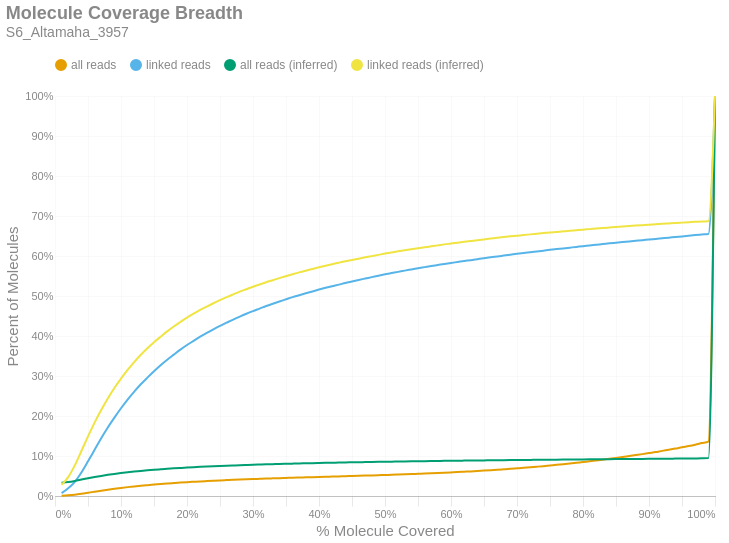

The notebook cell saved with this chart:
### Markdown cell above
### Molecule Read Coverage
This chart shows molecule coverage breadth as computed by the number of bases aligned to that molecule. In other words, "*how much of each unique long molecule is actually sequenced/aligned?*" Keep in mind there is a distinction between sequences and alignments, since some sequences belonging to a particular molecule may not align well and wouldn't appear in the alignment data. This chart also shows molecule coverage breadth as computed by the *inferred fragment* from which the aligned sequences originate. Unlike read coverage, this calculation takes into account the total insert size, including unsequenced gaps between the forward and reverse reads. Like the previous figures, these are cumulative percents.

### Code cell
if SKIPLR:
    print_html(f"Skipped")
else:
    binned_df = consolidated_hist(valids['coverage_bp'], mask, 0.01, True)
    binned_df_inf = consolidated_hist(valids['coverage_inserts'], mask, 0.01, True)
    binned_df = binned_df.with_columns(pl.lit(binned_df_inf['all reads (cumsum)']).alias('all reads (inferred)'))
    binned_df = binned_df.with_columns(pl.lit(binned_df_inf['linked reads (cumsum)']).alias('linked reads (inferred)'))
    binned_df = binned_df.with_columns(
        (pl.col('bin').cast(pl.Float64) + 0.01).alias('right_edge')
    )

    with SafeRender(binned_df):
        (
            density_plot(binned_df, 'Molecule Coverage Breadth', samplename, 'molcov', ['all reads (inferred)','linked reads (inferred)'])
            .encode(
                #x=alt.X('bin:Q', title="% Molecule Covered").axis(format = '%').scale(padding=0),
                x=alt.X('right_edge:Q', title="% Molecule Covered").axis(format='%').scale(padding=0),
                y=alt.Y('value:Q', title='Percent of Molecules')
                    .axis(format='%')
                    .stack(False)
                    .scale(domainMin=0, padding=0),
                color=alt.Color("key:N").scale(domain = ["all reads", "linked reads", "all reads (inferred)", "linked reads (inferred)"]),
                tooltip = [
                    alt.Tooltip("key:N", title = "Data Type"),
                    alt.Tooltip("range_label:N", title="% Molecule Covered"),
                    alt.Tooltip("value:Q", format = ".2%", title="% Molecules")
                ]
            )
        ).display()

### Figure 1 — Vega-Lite specification as saved in the notebook (floating-point values rounded to 4 significant figures)
{"width": "container", "height": 400, "config": {"title": {"anchor": "start", "dy": -15, "fontSize": 18, "color": "#888888", "subtitleColor": "#888888", "subtitleFontSize": 14}, "arc": {"fill": "#0072B2"}, "axis": {"domainColor": "#888888", "domainWidth": 0.5, "gridWidth": 0.2, "grid": false, "titleFontWeight": 400, "titleFontSize": 15, "labelFontSize": 11, "labelColor": "#888888", "tickColor": "#888888", "tickWidth": 0.2, "titleColor": "#888888"}, "axisBand": {"grid": false}, "axisX": {"grid": true, "tickSize": 10, "domainCap": "round"}, "axisY": {"domain": false, "grid": true, "tickSize": 0, "domainCap": "round"}, "background": "transparent", "header": {"labelFontSize": 15, "labelColor": "#888888", "titleFontSize": 15, "titleFontWeight": 600, "titleColor": "#888888"}, "legend": {"labelFont": "sans-serif", "labelFontSize": 12, "labelColor": "#888888", "symbolSize": 100, "symbolType": "circle", "titleFontSize": 12, "titlePadding": 10, "titleColor": "#888888", "title": null, "orient": "top"}, "range": {"category": ["#E69F00", "#56B4E9", "#009E73", "#F0E442", "#0072B2", "#D55E00", "#CC79A7", "#000000"], "diverging": ["#cfe8f3", "#a2d4ec", "#73bfe2", "#46abdb", "#1696d2", "#12719e"]}, "area": {"fill": "#0072B2", "fillOpacity": 0.7, "line": true, "strokeOpacity": 0.7}, "line": {"color": "#0072B2", "stroke": "#0072B2", "strokeWidth": 2}, "trail": {"color": "#0072B2", "stroke": "#0072B2", "strokeWidth": 0, "size": 1}, "point": {"filled": true, "fillOpacity": 1.0, "size": 95}, "text": {"color": "#888888", "fontSize": 11, "align": "right", "fontWeight": 400, "size": 11}, "bar": {"fill": "#0072B2", "stroke": null}, "view": {"stroke": null, "continuousWidth": 660, "continuousHeight": 400}}, "data": {"name": "data-7b4c481ed960f44f51da92b82fd5bd51"}, "mark": {"type": "line", "interpolate": "monotone", "point": {"opacity": 0, "size": 275}}, "encoding": {"color": {"field": "key", "scale": {"domain": ["all reads", "linked reads", "all reads (inferred)", "linked reads (inferred)"]}, "type": "nominal"}, "tooltip": [{"field": "key", "title": "Data Type", "type": "nominal"}, {"field": "range_label", "title": "% Molecule Covered", "type": "nominal"}, {"field": "value", "format": ".2%", "title": "% Molecules", "type": "quantitative"}], "x": {"axis": {"format": "%"}, "field": "right_edge", "scale": {"padding": 0}, "title": "% Molecule Covered", "type": "quantitative"}, "y": {"axis": {"format": "%"}, "field": "value", "scale": {"domainMin": 0, "padding": 0}, "stack": false, "title": "Percent of Molecules", "type": "quantitative"}}, "params": [{"name": "param_c36ac31b6afebe62", "select": {"type": "point", "fields": ["key"]}, "bind": "legend"}], "title": {"text": "Molecule Coverage Breadth", "subtitle": "S6_Altamaha_3957"}, "transform": [{"fold": ["all reads (cumsum)", "linked reads (cumsum)", "all reads (inferred)", "linked reads (inferred)"]}, {"calculate": "replace(datum.key, ' (cumsum)', '')", "as": "key"}, {"filter": {"param": "param_c36ac31b6afebe62"}}], "usermeta": {"embedOptions": {"downloadFileName": "S6_Altamaha_3957.molcov"}}, "$schema": "https://vega.github.io/schema/vega-lite/v6.1.0.json", "datasets": {"data-7b4c481ed960f44f51da92b82fd5bd51": [{"bin": "0.0", "interval": "0.0-0.01", "all reads": 0.0007143, "linked reads": 0.007012, "all reads (cumsum)": 0.0007143, "linked reads (cumsum)": 0.007012, "range_label": "0.0-0.01", "all reads (inferred)": 0.03323, "linked reads (inferred)": 0.02792, "right_edge": 0.01}, {"bin": "0.01", "interval": "0.01-0.02", "all reads": 0.001165, "linked reads": 0.01216, "all reads (cumsum)": 0.00188, "linked reads (cumsum)": 0.01918, "range_label": "0.01-0.02", "all reads (inferred)": 0.03503, "linked reads (inferred)": 0.04721, "right_edge": 0.02}, {"bin": "0.02", "interval": "0.02-0.03", "all reads": 0.001537, "linked reads": 0.01633, "all reads (cumsum)": 0.003417, "linked reads (cumsum)": 0.0355, "range_label": "0.02-0.03", "all reads (inferred)": 0.03772, "linked reads (inferred)": 0.0765, "right_edge": 0.03}, {"bin": "0.03", "interval": "0.03-0.04", "all reads": 0.002158, "linked reads": 0.02336, "all reads (cumsum)": 0.005575, "linked reads (cumsum)": 0.05886, "range_label": "0.03-0.04", "all reads (inferred)": 0.04099, "linked reads (inferred)": 0.1125, "right_edge": 0.04}, {"bin": "0.04", "interval": "0.04-0.05", "all reads": 0.002547, "linked reads": 0.02782, "all reads (cumsum)": 0.008122, "linked reads (cumsum)": 0.08668, "range_label": "0.04-0.05", "all reads (inferred)": 0.04429, "linked reads (inferred)": 0.1489, "right_edge": 0.05}, {"bin": "0.05", "interval": "0.05-0.06", "all reads": 0.002641, "linked reads": 0.02886, "all reads (cumsum)": 0.01076, "linked reads (cumsum)": 0.1155, "range_label": "0.05-0.06", "all reads (inferred)": 0.04742, "linked reads (inferred)": 0.1835, "right_edge": 0.06}, {"bin": "0.06", "interval": "0.06-0.07", "all reads": 0.002616, "linked reads": 0.02879, "all reads (cumsum)": 0.01338, "linked reads (cumsum)": 0.1443, "range_label": "0.06-0.07", "all reads (inferred)": 0.05026, "linked reads (inferred)": 0.2149, "right_edge": 0.07}, {"bin": "0.07", "interval": "0.07-0.08", "all reads": 0.002451, "linked reads": 0.02697, "all reads (cumsum)": 0.01583, "linked reads (cumsum)": 0.1713, "range_label": "0.07-0.08", "all reads (inferred)": 0.05287, "linked reads (inferred)": 0.2438, "right_edge": 0.08}, {"bin": "0.08", "interval": "0.08-0.09", "all reads": 0.002247, "linked reads": 0.02468, "all reads (cumsum)": 0.01808, "linked reads (cumsum)": 0.196, "range_label": "0.08-0.09", "all reads (inferred)": 0.05523, "linked reads (inferred)": 0.27, "right_edge": 0.09}, {"bin": "0.09", "interval": "0.09-0.1", "all reads": 0.002138, "linked reads": 0.02349, "all reads (cumsum)": 0.02021, "linked reads (cumsum)": 0.2195, "range_label": "0.09-0.1", "all reads (inferred)": 0.05732, "linked reads (inferred)": 0.2932, "right_edge": 0.1}, {"bin": "0.1", "interval": "0.1-0.11", "all reads": 0.001976, "linked reads": 0.02178, "all reads (cumsum)": 0.02219, "linked reads (cumsum)": 0.2412, "range_label": "0.1-0.11", "all reads (inferred)": 0.05929, "linked reads (inferred)": 0.3151, "right_edge": 0.11}, {"bin": "0.11", "interval": "0.11-0.12", "all reads": 0.001778, "linked reads": 0.01957, "all reads (cumsum)": 0.02397, "linked reads (cumsum)": 0.2608, "range_label": "0.11-0.12", "all reads (inferred)": 0.06108, "linked reads (inferred)": 0.3349, "right_edge": 0.12}, {"bin": "0.12", "interval": "0.12-0.13", "all reads": 0.001683, "linked reads": 0.0185, "all reads (cumsum)": 0.02565, "linked reads (cumsum)": 0.2793, "range_label": "0.12-0.13", "all reads (inferred)": 0.06272, "linked reads (inferred)": 0.353, "right_edge": 0.13}, {"bin": "0.13", "interval": "0.13-0.14", "all reads": 0.001513, "linked reads": 0.01663, "all reads (cumsum)": 0.02716, "linked reads (cumsum)": 0.2959, "range_label": "0.13-0.14", "all reads (inferred)": 0.06419, "linked reads (inferred)": 0.3694, "right_edge": 0.14}, {"bin": "0.14", "interval": "0.14-0.15", "all reads": 0.001455, "linked reads": 0.016, "all reads (cumsum)": 0.02862, "linked reads (cumsum)": 0.3119, "range_label": "0.14-0.15", "all reads (inferred)": 0.06556, "linked reads (inferred)": 0.3845, "right_edge": 0.15}, {"bin": "0.15", "interval": "0.15-0.16", "all reads": 0.001354, "linked reads": 0.01493, "all reads (cumsum)": 0.02997, "linked reads (cumsum)": 0.3269, "range_label": "0.15-0.16", "all reads (inferred)": 0.06679, "linked reads (inferred)": 0.3982, "right_edge": 0.16}, {"bin": "0.16", "interval": "0.16-0.17", "all reads": 0.001268, "linked reads": 0.01392, "all reads (cumsum)": 0.03124, "linked reads (cumsum)": 0.3408, "range_label": "0.16-0.17", "all reads (inferred)": 0.06799, "linked reads (inferred)": 0.4115, "right_edge": 0.17}, {"bin": "0.17", "interval": "0.17-0.18", "all reads": 0.001155, "linked reads": 0.01263, "all reads (cumsum)": 0.0324, "linked reads (cumsum)": 0.3534, "range_label": "0.17-0.18", "all reads (inferred)": 0.06909, "linked reads (inferred)": 0.4237, "right_edge": 0.18}, {"bin": "0.18", "interval": "0.18-0.19", "all reads": 0.001131, "linked reads": 0.01242, "all reads (cumsum)": 0.03353, "linked reads (cumsum)": 0.3658, "range_label": "0.18-0.19", "all reads (inferred)": 0.0701, "linked reads (inferred)": 0.4349, "right_edge": 0.19}, {"bin": "0.19", "interval": "0.19-0.2", "all reads": 0.001058, "linked reads": 0.01156, "all reads (cumsum)": 0.03458, "linked reads (cumsum)": 0.3774, "range_label": "0.19-0.2", "all reads (inferred)": 0.07108, "linked reads (inferred)": 0.4458, "right_edge": 0.2}, {"bin": "0.2", "interval": "0.2-0.21", "all reads": 0.000969, "linked reads": 0.01057, "all reads (cumsum)": 0.03555, "linked reads (cumsum)": 0.388, "range_label": "0.2-0.21", "all reads (inferred)": 0.07198, "linked reads (inferred)": 0.4557, "right_edge": 0.21}, {"bin": "0.21", "interval": "0.21-0.22", "all reads": 0.0009542, "linked reads": 0.01043, "all reads (cumsum)": 0.03651, "linked reads (cumsum)": 0.3984, "range_label": "0.21-0.22", "all reads (inferred)": 0.07282, "linked reads (inferred)": 0.4651, "right_edge": 0.22}, {"bin": "0.22", "interval": "0.22-0.23", "all reads": 0.0008448, "linked reads": 0.009305, "all reads (cumsum)": 0.03735, "linked reads (cumsum)": 0.4077, "range_label": "0.22-0.23", "all reads (inferred)": 0.0736, "linked reads (inferred)": 0.4736, "right_edge": 0.23}, {"bin": "0.23", "interval": "0.23-0.24", "all reads": 0.0008203, "linked reads": 0.008958, "all reads (cumsum)": 0.03817, "linked reads (cumsum)": 0.4167, "range_label": "0.23-0.24", "all reads (inferred)": 0.07435, "linked reads (inferred)": 0.4819, "right_edge": 0.24}, {"bin": "0.24", "interval": "0.24-0.25", "all reads": 0.0007828, "linked reads": 0.008558, "all reads (cumsum)": 0.03896, "linked reads (cumsum)": 0.4252, "range_label": "0.24-0.25", "all reads (inferred)": 0.07505, "linked reads (inferred)": 0.4896, "right_edge": 0.25}, {"bin": "0.25", "interval": "0.25-0.26", "all reads": 0.0007374, "linked reads": 0.008036, "all reads (cumsum)": 0.03969, "linked reads (cumsum)": 0.4333, "range_label": "0.25-0.26", "all reads (inferred)": 0.07572, "linked reads (inferred)": 0.4971, "right_edge": 0.26}, {"bin": "0.26", "interval": "0.26-0.27", "all reads": 0.0007294, "linked reads": 0.007909, "all reads (cumsum)": 0.04042, "linked reads (cumsum)": 0.4412, "range_label": "0.26-0.27", "all reads (inferred)": 0.07635, "linked reads (inferred)": 0.504, "right_edge": 0.27}, {"bin": "0.27", "interval": "0.27-0.28", "all reads": 0.0006897, "linked reads": 0.007434, "all reads (cumsum)": 0.04111, "linked reads (cumsum)": 0.4486, "range_label": "0.27-0.28", "all reads (inferred)": 0.07696, "linked reads (inferred)": 0.5108, "right_edge": 0.28}, {"bin": "0.28", "interval": "0.28-0.29", "all reads": 0.0006581, "linked reads": 0.007075, "all reads (cumsum)": 0.04177, "linked reads (cumsum)": 0.4557, "range_label": "0.28-0.29", "all reads (inferred)": 0.07753, "linked reads (inferred)": 0.517, "right_edge": 0.29}, {"bin": "0.29", "interval": "0.29-0.3", "all reads": 0.0006165, "linked reads": 0.006631, "all reads (cumsum)": 0.04239, "linked reads (cumsum)": 0.4623, "range_label": "0.29-0.3", "all reads (inferred)": 0.07808, "linked reads (inferred)": 0.5231, "right_edge": 0.3}, {"bin": "0.3", "interval": "0.3-0.31", "all reads": 0.0005925, "linked reads": 0.006262, "all reads (cumsum)": 0.04298, "linked reads (cumsum)": 0.4686, "range_label": "0.3-0.31", "all reads (inferred)": 0.07859, "linked reads (inferred)": 0.5288, "right_edge": 0.31}, {"bin": "0.31", "interval": "0.31-0.32", "all reads": 0.0005903, "linked reads": 0.006311, "all reads (cumsum)": 0.04357, "linked reads (cumsum)": 0.4749, "range_label": "0.31-0.32", "all reads (inferred)": 0.0791, "linked reads (inferred)": 0.5344, "right_edge": 0.32}, {"bin": "0.32", "interval": "0.32-0.33", "all reads": 0.0005473, "linked reads": 0.005846, "all reads (cumsum)": 0.04412, "linked reads (cumsum)": 0.4807, "range_label": "0.32-0.33", "all reads (inferred)": 0.07957, "linked reads (inferred)": 0.5395, "right_edge": 0.33}, {"bin": "0.33", "interval": "0.33-0.34", "all reads": 0.0005468, "linked reads": 0.005657, "all reads (cumsum)": 0.04466, "linked reads (cumsum)": 0.4864, "range_label": "0.33-0.34", "all reads (inferred)": 0.08003, "linked reads (inferred)": 0.5446, "right_edge": 0.34}, {"bin": "0.34", "interval": "0.34-0.35", "all reads": 0.0005206, "linked reads": 0.005356, "all reads (cumsum)": 0.04518, "linked reads (cumsum)": 0.4917, "range_label": "0.34-0.35", "all reads (inferred)": 0.08048, "linked reads (inferred)": 0.5495, "right_edge": 0.35}, {"bin": "0.35", "interval": "0.35-0.36", "all reads": 0.0005247, "linked reads": 0.005387, "all reads (cumsum)": 0.04571, "linked reads (cumsum)": 0.4971, "range_label": "0.35-0.36", "all reads (inferred)": 0.08093, "linked reads (inferred)": 0.5544, "right_edge": 0.36}, {"bin": "0.36", "interval": "0.36-0.37", "all reads": 0.0004801, "linked reads": 0.004844, "all reads (cumsum)": 0.04619, "linked reads (cumsum)": 0.502, "range_label": "0.36-0.37", "all reads (inferred)": 0.08135, "linked reads (inferred)": 0.5591, "right_edge": 0.37}, {"bin": "0.37", "interval": "0.37-0.38", "all reads": 0.0004804, "linked reads": 0.004769, "all reads (cumsum)": 0.04667, "linked reads (cumsum)": 0.5067, "range_label": "0.37-0.38", "all reads (inferred)": 0.08173, "linked reads (inferred)": 0.5632, "right_edge": 0.38}, {"bin": "0.38", "interval": "0.38-0.39", "all reads": 0.0004826, "linked reads": 0.004729, "all reads (cumsum)": 0.04715, "linked reads (cumsum)": 0.5115, "range_label": "0.38-0.39", "all reads (inferred)": 0.08214, "linked reads (inferred)": 0.5677, "right_edge": 0.39}, {"bin": "0.39", "interval": "0.39-0.4", "all reads": 0.0004848, "linked reads": 0.004673, "all reads (cumsum)": 0.04764, "linked reads (cumsum)": 0.5161, "range_label": "0.39-0.4", "all reads (inferred)": 0.08252, "linked reads (inferred)": 0.5718, "right_edge": 0.4}, {"bin": "0.4", "interval": "0.4-0.41", "all reads": 0.0004763, "linked reads": 0.00435, "all reads (cumsum)": 0.04811, "linked reads (cumsum)": 0.5205, "range_label": "0.4-0.41", "all reads (inferred)": 0.08288, "linked reads (inferred)": 0.5758, "right_edge": 0.41}, {"bin": "0.41", "interval": "0.41-0.42", "all reads": 0.0004534, "linked reads": 0.004059, "all reads (cumsum)": 0.04857, "linked reads (cumsum)": 0.5245, "range_label": "0.41-0.42", "all reads (inferred)": 0.08322, "linked reads (inferred)": 0.5795, "right_edge": 0.42}, {"bin": "0.42", "interval": "0.42-0.43", "all reads": 0.0004534, "linked reads": 0.003916, "all reads (cumsum)": 0.04902, "linked reads (cumsum)": 0.5285, "range_label": "0.42-0.43", "all reads (inferred)": 0.08357, "linked reads (inferred)": 0.5833, "right_edge": 0.43}, {"bin": "0.43", "interval": "0.43-0.44", "all reads": 0.0004865, "linked reads": 0.004142, "all reads (cumsum)": 0.04951, "linked reads (cumsum)": 0.5326, "range_label": "0.43-0.44", "all reads (inferred)": 0.08389, "linked reads (inferred)": 0.5868, "right_edge": 0.44}, {"bin": "0.44", "interval": "0.44-0.45", "all reads": 0.0004683, "linked reads": 0.003761, "all reads (cumsum)": 0.04997, "linked reads (cumsum)": 0.5364, "range_label": "0.44-0.45", "all reads (inferred)": 0.08418, "linked reads (inferred)": 0.59, "right_edge": 0.45}, {"bin": "0.45", "interval": "0.45-0.46", "all reads": 0.0004818, "linked reads": 0.003761, "all reads (cumsum)": 0.05046, "linked reads (cumsum)": 0.5401, "range_label": "0.45-0.46", "all reads (inferred)": 0.08449, "linked reads (inferred)": 0.5933, "right_edge": 0.46}, {"bin": "0.46", "interval": "0.46-0.47", "all reads": 0.0004865, "linked reads": 0.003547, "all reads (cumsum)": 0.05094, "linked reads (cumsum)": 0.5437, "range_label": "0.46-0.47", "all reads (inferred)": 0.08479, "linked reads (inferred)": 0.5966, "right_edge": 0.47}, {"bin": "0.47", "interval": "0.47-0.48", "all reads": 0.0005085, "linked reads": 0.003497, "all reads (cumsum)": 0.05145, "linked reads (cumsum)": 0.5472, "range_label": "0.47-0.48", "all reads (inferred)": 0.08508, "linked reads (inferred)": 0.5997, "right_edge": 0.48}, {"bin": "0.48", "interval": "0.48-0.49", "all reads": 0.0005267, "linked reads": 0.003587, "all reads (cumsum)": 0.05198, "linked reads (cumsum)": 0.5508, "range_label": "0.48-0.49", "all reads (inferred)": 0.08537, "linked reads (inferred)": 0.6028, "right_edge": 0.49}, {"bin": "0.49", "interval": "0.49-0.5", "all reads": 0.0005504, "linked reads": 0.00337, "all reads (cumsum)": 0.05253, "linked reads (cumsum)": 0.5541, "range_label": "0.49-0.5", "all reads (inferred)": 0.08566, "linked reads (inferred)": 0.606, "right_edge": 0.5}, {"bin": "0.5", "interval": "0.5-0.51", "all reads": 0.0005134, "linked reads": 0.003109, "all reads (cumsum)": 0.05304, "linked reads (cumsum)": 0.5572, "range_label": "0.5-0.51", "all reads (inferred)": 0.08593, "linked reads (inferred)": 0.6089, "right_edge": 0.51}, {"bin": "0.51", "interval": "0.51-0.52", "all reads": 0.0005658, "linked reads": 0.003084, "all reads (cumsum)": 0.05361, "linked reads (cumsum)": 0.5603, "range_label": "0.51-0.52", "all reads (inferred)": 0.08619, "linked reads (inferred)": 0.6117, "right_edge": 0.52}, {"bin": "0.52", "interval": "0.52-0.53", "all reads": 0.0005818, "linked reads": 0.003143, "all reads (cumsum)": 0.05419, "linked reads (cumsum)": 0.5635, "range_label": "0.52-0.53", "all reads (inferred)": 0.08643, "linked reads (inferred)": 0.6142, "right_edge": 0.53}, {"bin": "0.53", "interval": "0.53-0.54", "all reads": 0.0005986, "linked reads": 0.002994, "all reads (cumsum)": 0.05479, "linked reads (cumsum)": 0.5665, "range_label": "0.53-0.54", "all reads (inferred)": 0.08666, "linked reads (inferred)": 0.6167, "right_edge": 0.54}, {"bin": "0.54", "interval": "0.54-0.55", "all reads": 0.0006404, "linked reads": 0.00301, "all reads (cumsum)": 0.05543, "linked reads (cumsum)": 0.5695, "range_label": "0.54-0.55", "all reads (inferred)": 0.08691, "linked reads (inferred)": 0.6194, "right_edge": 0.55}, {"bin": "0.55", "interval": "0.55-0.56", "all reads": 0.0006366, "linked reads": 0.002721, "all reads (cumsum)": 0.05607, "linked reads (cumsum)": 0.5722, "range_label": "0.55-0.56", "all reads (inferred)": 0.08714, "linked reads (inferred)": 0.6218, "right_edge": 0.56}, {"bin": "0.56", "interval": "0.56-0.57", "all reads": 0.0006749, "linked reads": 0.002737, "all reads (cumsum)": 0.05674, "linked reads (cumsum)": 0.5749, "range_label": "0.56-0.57", "all reads (inferred)": 0.08737, "linked reads (inferred)": 0.6242, "right_edge": 0.57}, {"bin": "0.57", "interval": "0.57-0.58", "all reads": 0.0007107, "linked reads": 0.002622, "all reads (cumsum)": 0.05745, "linked reads (cumsum)": 0.5775, "range_label": "0.57-0.58", "all reads (inferred)": 0.08759, "linked reads (inferred)": 0.6266, "right_edge": 0.58}, {"bin": "0.58", "interval": "0.58-0.59", "all reads": 0.0007578, "linked reads": 0.00265, "all reads (cumsum)": 0.05821, "linked reads (cumsum)": 0.5802, "range_label": "0.58-0.59", "all reads (inferred)": 0.08783, "linked reads (inferred)": 0.6291, "right_edge": 0.59}, {"bin": "0.59", "interval": "0.59-0.6", "all reads": 0.0007886, "linked reads": 0.002495, "all reads (cumsum)": 0.059, "linked reads (cumsum)": 0.5827, "range_label": "0.59-0.6", "all reads (inferred)": 0.08803, "linked reads (inferred)": 0.6311, "right_edge": 0.6}, {"bin": "0.6", "interval": "0.6-0.61", "all reads": 0.0007974, "linked reads": 0.002343, "all reads (cumsum)": 0.05979, "linked reads (cumsum)": 0.585, "range_label": "0.6-0.61", "all reads (inferred)": 0.08824, "linked reads (inferred)": 0.6333, "right_edge": 0.61}, {"bin": "0.61", "interval": "0.61-0.62", "all reads": 0.0008748, "linked reads": 0.002386, "all reads (cumsum)": 0.06067, "linked reads (cumsum)": 0.5874, "range_label": "0.61-0.62", "all reads (inferred)": 0.08845, "linked reads (inferred)": 0.6355, "right_edge": 0.62}, {"bin": "0.62", "interval": "0.62-0.63", "all reads": 0.0008704, "linked reads": 0.002234, "all reads (cumsum)": 0.06154, "linked reads (cumsum)": 0.5897, "range_label": "0.62-0.63", "all reads (inferred)": 0.08865, "linked reads (inferred)": 0.6376, "right_edge": 0.63}, {"bin": "0.63", "interval": "0.63-0.64", "all reads": 0.0009443, "linked reads": 0.002399, "all reads (cumsum)": 0.06248, "linked reads (cumsum)": 0.5921, "range_label": "0.63-0.64", "all reads (inferred)": 0.08884, "linked reads (inferred)": 0.6396, "right_edge": 0.64}, {"bin": "0.64", "interval": "0.64-0.65", "all reads": 0.001003, "linked reads": 0.002402, "all reads (cumsum)": 0.06349, "linked reads (cumsum)": 0.5945, "range_label": "0.64-0.65", "all reads (inferred)": 0.08903, "linked reads (inferred)": 0.6415, "right_edge": 0.65}, {"bin": "0.65", "interval": "0.65-0.66", "all reads": 0.001062, "linked reads": 0.002228, "all reads (cumsum)": 0.06455, "linked reads (cumsum)": 0.5967, "range_label": "0.65-0.66", "all reads (inferred)": 0.08922, "linked reads (inferred)": 0.6435, "right_edge": 0.66}, {"bin": "0.66", "interval": "0.66-0.67", "all reads": 0.00109, "linked reads": 0.002215, "all reads (cumsum)": 0.06564, "linked reads (cumsum)": 0.5989, "range_label": "0.66-0.67", "all reads (inferred)": 0.08941, "linked reads (inferred)": 0.6455, "right_edge": 0.67}, {"bin": "0.67", "interval": "0.67-0.68", "all reads": 0.001145, "linked reads": 0.002147, "all reads (cumsum)": 0.06678, "linked reads (cumsum)": 0.601, "range_label": "0.67-0.68", "all reads (inferred)": 0.0896, "linked reads (inferred)": 0.6474, "right_edge": 0.68}, {"bin": "0.68", "interval": "0.68-0.69", "all reads": 0.001162, "linked reads": 0.002156, "all reads (cumsum)": 0.06795, "linked reads (cumsum)": 0.6032, "range_label": "0.68-0.69", "all reads (inferred)": 0.08977, "linked reads (inferred)": 0.6491, "right_edge": 0.69}, {"bin": "0.69", "interval": "0.69-0.7", "all reads": 0.001265, "linked reads": 0.002228, "all reads (cumsum)": 0.06921, "linked reads (cumsum)": 0.6054, "range_label": "0.69-0.7", "all reads (inferred)": 0.08994, "linked reads (inferred)": 0.6508, "right_edge": 0.7}, {"bin": "0.7", "interval": "0.7-0.71", "all reads": 0.001268, "linked reads": 0.001983, "all reads (cumsum)": 0.07048, "linked reads (cumsum)": 0.6074, "range_label": "0.7-0.71", "all reads (inferred)": 0.0901, "linked reads (inferred)": 0.6525, "right_edge": 0.71}, {"bin": "0.71", "interval": "0.71-0.72", "all reads": 0.001332, "linked reads": 0.001967, "all reads (cumsum)": 0.07181, "linked reads (cumsum)": 0.6094, "range_label": "0.71-0.72", "all reads (inferred)": 0.09027, "linked reads (inferred)": 0.6541, "right_edge": 0.72}, {"bin": "0.72", "interval": "0.72-0.73", "all reads": 0.001406, "linked reads": 0.00197, "all reads (cumsum)": 0.07322, "linked reads (cumsum)": 0.6113, "range_label": "0.72-0.73", "all reads (inferred)": 0.09043, "linked reads (inferred)": 0.6557, "right_edge": 0.73}, {"bin": "0.73", "interval": "0.73-0.74", "all reads": 0.001459, "linked reads": 0.00197, "all reads (cumsum)": 0.07467, "linked reads (cumsum)": 0.6133, "range_label": "0.73-0.74", "all reads (inferred)": 0.0906, "linked reads (inferred)": 0.6573, "right_edge": 0.74}, {"bin": "0.74", "interval": "0.74-0.75", "all reads": 0.001606, "linked reads": 0.002029, "all reads (cumsum)": 0.07628, "linked reads (cumsum)": 0.6153, "range_label": "0.74-0.75", "all reads (inferred)": 0.09075, "linked reads (inferred)": 0.6588, "right_edge": 0.75}, {"bin": "0.75", "interval": "0.75-0.76", "all reads": 0.001584, "linked reads": 0.001862, "all reads (cumsum)": 0.07787, "linked reads (cumsum)": 0.6172, "range_label": "0.75-0.76", "all reads (inferred)": 0.0909, "linked reads (inferred)": 0.6603, "right_edge": 0.76}, {"bin": "0.76", "interval": "0.76-0.77", "all reads": 0.001667, "linked reads": 0.001834, "all reads (cumsum)": 0.07953, "linked reads (cumsum)": 0.619, "range_label": "0.76-0.77", "all reads (inferred)": 0.09104, "linked reads (inferred)": 0.6616, "right_edge": 0.77}, {"bin": "0.77", "interval": "0.77-0.78", "all reads": 0.001722, "linked reads": 0.001862, "all reads (cumsum)": 0.08125, "linked reads (cumsum)": 0.6209, "range_label": "0.77-0.78", "all reads (inferred)": 0.09118, "linked reads (inferred)": 0.6629, "right_edge": 0.78}, {"bin": "0.78", "interval": "0.78-0.79", "all reads": 0.001797, "linked reads": 0.001859, "all reads (cumsum)": 0.08305, "linked reads (cumsum)": 0.6228, "range_label": "0.78-0.79", "all reads (inferred)": 0.09133, "linked reads (inferred)": 0.6644, "right_edge": 0.79}, {"bin": "0.79", "interval": "0.79-0.8", "all reads": 0.001935, "linked reads": 0.001902, "all reads (cumsum)": 0.08499, "linked reads (cumsum)": 0.6247, "range_label": "0.79-0.8", "all reads (inferred)": 0.09149, "linked reads (inferred)": 0.6659, "right_edge": 0.8}, {"bin": "0.8", "interval": "0.8-0.81", "all reads": 0.001763, "linked reads": 0.00161, "all reads (cumsum)": 0.08675, "linked reads (cumsum)": 0.6263, "range_label": "0.8-0.81", "all reads (inferred)": 0.09163, "linked reads (inferred)": 0.6672, "right_edge": 0.81}, {"bin": "0.81", "interval": "0.81-0.82", "all reads": 0.001996, "linked reads": 0.001793, "all reads (cumsum)": 0.08874, "linked reads (cumsum)": 0.6281, "range_label": "0.81-0.82", "all reads (inferred)": 0.09177, "linked reads (inferred)": 0.6686, "right_edge": 0.82}, {"bin": "0.82", "interval": "0.82-0.83", "all reads": 0.002088, "linked reads": 0.001685, "all reads (cumsum)": 0.09083, "linked reads (cumsum)": 0.6298, "range_label": "0.82-0.83", "all reads (inferred)": 0.09192, "linked reads (inferred)": 0.6699, "right_edge": 0.83}, {"bin": "0.83", "interval": "0.83-0.84", "all reads": 0.002137, "linked reads": 0.001824, "all reads (cumsum)": 0.09297, "linked reads (cumsum)": 0.6316, "range_label": "0.83-0.84", "all reads (inferred)": 0.09206, "linked reads (inferred)": 0.6712, "right_edge": 0.84}, {"bin": "0.84", "interval": "0.84-0.85", "all reads": 0.002144, "linked reads": 0.001579, "all reads (cumsum)": 0.09511, "linked reads (cumsum)": 0.6332, "range_label": "0.84-0.85", "all reads (inferred)": 0.09221, "linked reads (inferred)": 0.6725, "right_edge": 0.85}, {"bin": "0.85", "interval": "0.85-0.86", "all reads": 0.002259, "linked reads": 0.001586, "all reads (cumsum)": 0.09737, "linked reads (cumsum)": 0.6347, "range_label": "0.85-0.86", "all reads (inferred)": 0.09235, "linked reads (inferred)": 0.6737, "right_edge": 0.86}, {"bin": "0.86", "interval": "0.86-0.87", "all reads": 0.00241, "linked reads": 0.001623, "all reads (cumsum)": 0.09978, "linked reads (cumsum)": 0.6364, "range_label": "0.86-0.87", "all reads (inferred)": 0.09248, "linked reads (inferred)": 0.6748, "right_edge": 0.87}, {"bin": "0.87", "interval": "0.87-0.88", "all reads": 0.002455, "linked reads": 0.001592, "all reads (cumsum)": 0.1022, "linked reads (cumsum)": 0.638, "range_label": "0.87-0.88", "all reads (inferred)": 0.09261, "linked reads (inferred)": 0.676, "right_edge": 0.88}, {"bin": "0.88", "interval": "0.88-0.89", "all reads": 0.002463, "linked reads": 0.001533, "all reads (cumsum)": 0.1047, "linked reads (cumsum)": 0.6395, "range_label": "0.88-0.89", "all reads (inferred)": 0.09273, "linked reads (inferred)": 0.6772, "right_edge": 0.89}, {"bin": "0.89", "interval": "0.89-0.9", "all reads": 0.002632, "linked reads": 0.001688, "all reads (cumsum)": 0.1073, "linked reads (cumsum)": 0.6412, "range_label": "0.89-0.9", "all reads (inferred)": 0.09287, "linked reads (inferred)": 0.6782, "right_edge": 0.9}, {"bin": "0.9", "interval": "0.9-0.91", "all reads": 0.002536, "linked reads": 0.001517, "all reads (cumsum)": 0.1099, "linked reads (cumsum)": 0.6427, "range_label": "0.9-0.91", "all reads (inferred)": 0.093, "linked reads (inferred)": 0.6793, "right_edge": 0.91}, {"bin": "0.91", "interval": "0.91-0.92", "all reads": 0.002976, "linked reads": 0.001582, "all reads (cumsum)": 0.1128, "linked reads (cumsum)": 0.6443, "range_label": "0.91-0.92", "all reads (inferred)": 0.09315, "linked reads (inferred)": 0.6804, "right_edge": 0.92}, {"bin": "0.92", "interval": "0.92-0.93", "all reads": 0.002728, "linked reads": 0.00157, "all reads (cumsum)": 0.1156, "linked reads (cumsum)": 0.6458, "range_label": "0.92-0.93", "all reads (inferred)": 0.0933, "linked reads (inferred)": 0.6814, "right_edge": 0.93}, {"bin": "0.93", "interval": "0.93-0.94", "all reads": 0.002972, "linked reads": 0.001654, "all reads (cumsum)": 0.1185, "linked reads (cumsum)": 0.6475, "range_label": "0.93-0.94", "all reads (inferred)": 0.09346, "linked reads (inferred)": 0.6824, "right_edge": 0.94}, {"bin": "0.94", "interval": "0.94-0.95", "all reads": 0.003396, "linked reads": 0.001527, "all reads (cumsum)": 0.1219, "linked reads (cumsum)": 0.649, "range_label": "0.94-0.95", "all reads (inferred)": 0.09361, "linked reads (inferred)": 0.6834, "right_edge": 0.95}, {"bin": "0.95", "interval": "0.95-0.96", "all reads": 0.002932, "linked reads": 0.00162, "all reads (cumsum)": 0.1249, "linked reads (cumsum)": 0.6506, "range_label": "0.95-0.96", "all reads (inferred)": 0.0938, "linked reads (inferred)": 0.6844, "right_edge": 0.96}, {"bin": "0.96", "interval": "0.96-0.97", "all reads": 0.003424, "linked reads": 0.001623, "all reads (cumsum)": 0.1283, "linked reads (cumsum)": 0.6523, "range_label": "0.96-0.97", "all reads (inferred)": 0.094, "linked reads (inferred)": 0.6855, "right_edge": 0.97}, {"bin": "0.97", "interval": "0.97-0.98", "all reads": 0.004025, "linked reads": 0.001474, "all reads (cumsum)": 0.1323, "linked reads (cumsum)": 0.6537, "range_label": "0.97-0.98", "all reads (inferred)": 0.09426, "linked reads (inferred)": 0.6863, "right_edge": 0.98}, {"bin": "0.98", "interval": "0.98-0.99", "all reads": 0.003825, "linked reads": 0.001474, "all reads (cumsum)": 0.1361, "linked reads (cumsum)": 0.6552, "range_label": "0.98-0.99", "all reads (inferred)": 0.09469, "linked reads (inferred)": 0.6867, "right_edge": 0.99}, {"bin": "0.99", "interval": "0.99-1.0", "all reads": 0.8639, "linked reads": 0.3448, "all reads (cumsum)": 1.0, "linked reads (cumsum)": 1.0, "range_label": "0.99-1.0", "all reads (inferred)": 1.0, "linked reads (inferred)": 1.0, "right_edge": 1.0}]}}
